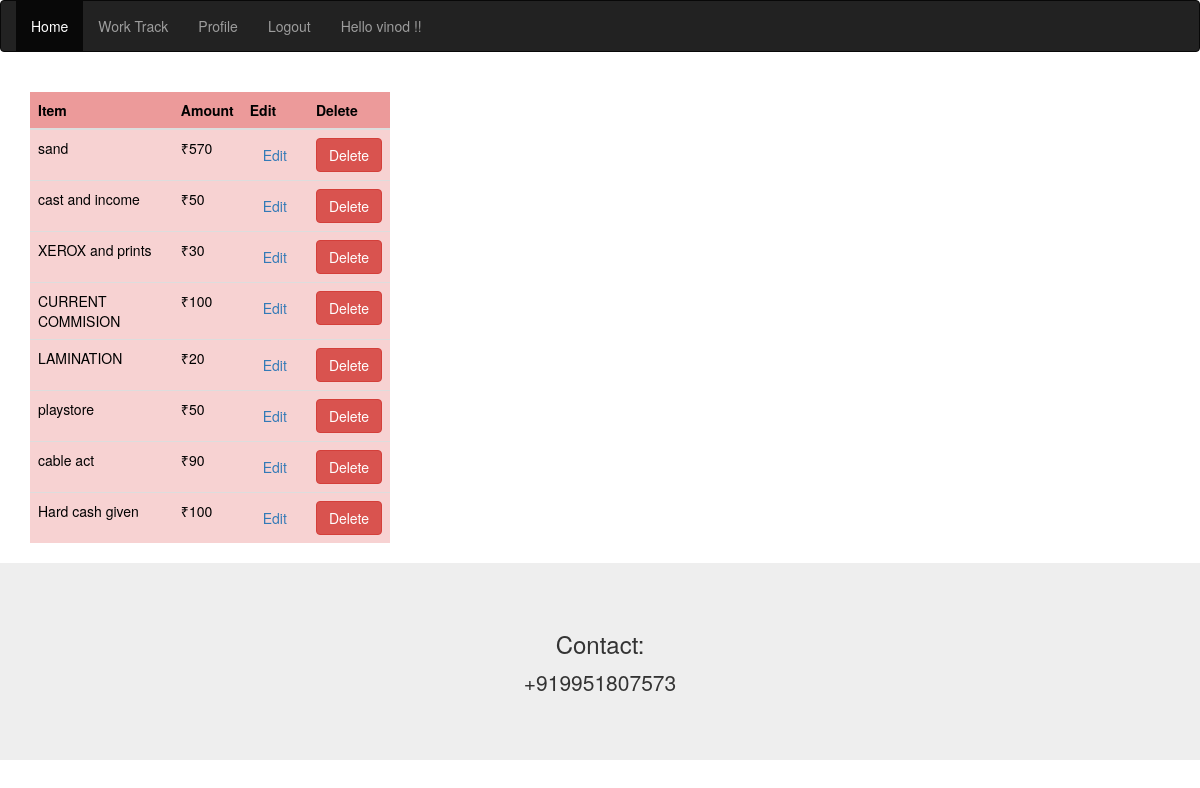
The page /sumreceived/getdata/20201110 (signed in) on the database its author committed.
### myapp/models.py (models this page shows, shortened)
class Received(models.Model):
        name = models.CharField(max_length = 50)
        amount = models.CharField(max_length = 50)
        date = models.DateField(default=datetime.date.today)
        unit = models.IntegerField(default=0)
        author = models.ForeignKey(User, on_delete=models.CASCADE)

### myapp/views.py (the view)
# urls.py: path('sumreceived/getdata/<int:date>', views.getdata_e),
@login_required
def getdata_e(request,date):
    date_time_obj = datetime.datetime.strptime(str(date), '%Y%m%d')
    data = Received.objects.filter(date=date_time_obj.date(), author=request.user)
    return render(request, 'book/out.html', {'data': data})

### myapp/templates/book/out.html
{% extends 'book/library.html' %}
{% block content %}
<div class="container">
    <div class="row">
          <div class="col-sm-4">
  <table class="table"  >
    <thead >
      <tr style="background-color:#EC9A9A;color:#000000;">
        <th>Item</th>
        <th>Amount</th>
        <th>Edit</th>
          <th>Delete</th>
      </tr>
    {% for i in data %}
    <tr  style="background-color:#F7D2D2;color:#000000;"   >
        <td>{{ i.name}}</td>
        <td>₹{{ i.amount}}</td>
        <td><a href="update/{{i.id}}" class="btn btn-secondary"  id = '{{i.id}}'>Edit</a></td>
        <td><a href="delete/{{i.id}}" class="btn btn-danger" id = '{{i.id}}'
onclick="return confirm('Are you sure you want to delete this?')">Delete</a></td>
    </tr>
    {% endfor %}
    </thead>
  </table>
</div>
</div>
</div>
{% endblock %}

### myapp/templates/book/library.html (shortened to what this page needs)
    <!DOCTYPE html>
    {% load static %}
    <html>
    <head>
    <link rel="stylesheet" href="https://maxcdn.bootstrapcdn.com/bootstrap/3.4.1/css/bootstrap.min.css">
    </head>
    <body>
        <nav class="navbar navbar-inverse">
  <div class="container-fluid">
    <ul class="nav navbar-nav">
      {% if user.is_authenticated %}
      <li class="active"><a  href="{% url 'home' %}" >Home</a></li>
      <li ><a  href="{% url 'worktrack' %}" >Work Track</a></li>
      <li ><a  href="#" >Profile</a></li>
      <li ><a  href="{% url 'logout' %}" >Logout</a></li>
      <li ><a> Hello {{ user }} !!</a></li>
      {% else %}
      <li><a href="{% url 'index' %}" > Service4Me </a></li>
      <li><a  href="#" >About</a></li>
      {% endif %}
    </ul>
  </div>
</nav>
    <br>
		{% block content %}
      {% load crispy_forms_tags %}
		{% endblock %}
<div class="jumbotron text-center" style="margin-bottom:0">
  <h3>Contact:</h3>
  <p>+919951807573</p>
</div>
    </body>
    </html>

### rows shown on the page
Received: name "sand", amount "570"
Received: name "cast and income", amount "50"
Received: name "XEROX and prints", amount "30"
Received: name "CURRENT COMMISION", amount "100"
Received: name "LAMINATION", amount "20"
Received: name "playstore", amount "50"
Received: name "cable act", amount "90"
Received: name "Hard cash given", amount "100"

### other values the page prints
{{ user }} "vinod"
